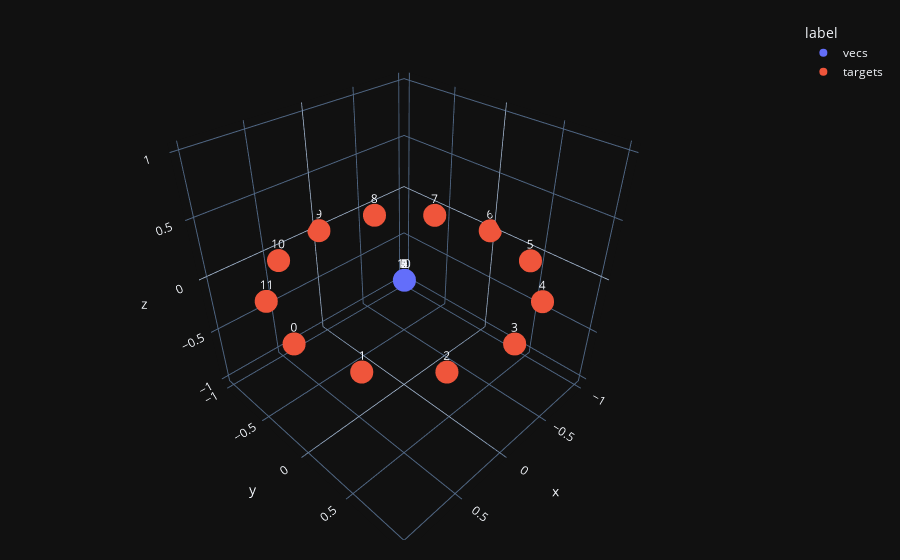

Notebook code for this chart:
### Code cell
def plot_w_labels(ax, v, c='b', with_nums=True, ha='center', va='top', label='', markersize=5): 
    x, y = v[:,0].numpy(), v[:,1].numpy()
    ax.plot(x,y,'o', c=c,label=label, markersize=markersize)
    if with_nums:
        for i, (xi, yi) in enumerate(zip(x, y)):
            ax.text(xi, yi-0.05, str(i), ha=ha, va=va, c=c)
        
def plot_graph_old(vecs, targets=None, v_hats=None, v_hats_t=None, legend=False, with_nums=True):
    with torch.no_grad():
        fig, ax = plt.subplots(figsize=(3,3))
        plot_w_labels(ax, vecs.cpu(), label='v', with_nums=with_nums)
        if targets is not None: plot_w_labels(ax, targets, c='r', label='targ', with_nums=with_nums)
        if v_hats is not None: plot_w_labels(ax, v_hats,  c='g', label='v_hat', with_nums=with_nums) 
        if v_hats_t is not None: plot_w_labels(ax, v_hats_t,  c='violet', ha='left',va='bottom', label='v_hat_t', with_nums=with_nums)
        ax.set_aspect('equal')
        if legend: ax.legend()                           
        return plt.show()
    

def update_df(data, df=None, label='data'):
    # create a df with columns x, y, z, label.
    # note that any higher dimensions in data are ignored
    if df is None:
        df = pd.DataFrame(columns=['x', 'y', 'z', 'label'])
    for i in range(data.shape[0]):
        df = pd.concat([df, pd.DataFrame([{'x': data[i,0], 'y': data[i,1], 'z': data[i,2], 'label': label, 'class':i+1}])], ignore_index=True)
    return df
    
def plot_graph(vecs, targets=None, v_hats=None, v_hats_t=None, legend=False, with_nums=True, theme='plotly_dark'):
    df = None
    for data, label in [(vecs, 'vecs'),(targets, 'targets'), (v_hats, 'v_hats'), (v_hats_t, 'v_hats_t')]:
        if data is not None:
            df = update_df(data, df=df, label=label)
    if with_nums:
        fig = px.scatter_3d(df, x='x', y='y', z='z',color='label', text='class')
    else:
        fig = px.scatter_3d(df, x='x', y='y', z='z',color='label')
    save_template = fig.layout.template
    fig.layout.template = theme
    fig.update_layout( margin=dict(l=20, r=20, t=20, b=20),)
    fig.show()
    fig.layout.template = save_template # used for wandb
    return fig 

fig = plot_graph(vecs, targets, with_nums=True)

### Figure 1 — Plotly figure (JSON) as saved in the notebook; plotly's stock layout.template omitted (floating-point values rounded to 4 significant figures)
{"data": [{"hovertemplate": "label=vecs<br>x=%{x}<br>y=%{y}<br>z=%{z}<br>index=%{text}<extra></extra>", "legendgroup": "vecs", "marker": {"color": "#636efa", "symbol": "circle"}, "mode": "markers+text", "name": "vecs", "scene": "scene", "showlegend": true, "text": [0, 1, 2, 3, 4, 5, 6, 7, 8, 9, 10, 11], "type": "scatter3d", "x": [1, 0.8182, 0.6364, 0.4545, 0.2727, 0.09091, -0.09091, -0.2727, -0.4545, -0.6364, -0.8182, -1], "y": [1, 0.8182, 0.6364, 0.4545, 0.2727, 0.09091, -0.09091, -0.2727, -0.4545, -0.6364, -0.8182, -1], "z": [1, 0.8182, 0.6364, 0.4545, 0.2727, 0.09091, -0.09091, -0.2727, -0.4545, -0.6364, -0.8182, -1]}, {"hovertemplate": "label=targets<br>x=%{x}<br>y=%{y}<br>z=%{z}<br>index=%{text}<extra></extra>", "legendgroup": "targets", "marker": {"color": "#EF553B", "symbol": "circle"}, "mode": "markers+text", "name": "targets", "scene": "scene", "showlegend": true, "text": [0, 1, 2, 3, 4, 5, 6, 7, 8, 9, 10, 11], "type": "scatter3d", "x": [1, 0.8662, 0.5005, 0.0007964, -0.4991, -0.8654, -1.0, -0.867, -0.5018, -0.002389, 0.4977, 0.8646], "y": [0, 0.4998, 0.8658, 1.0, 0.8666, 0.5011, 0.001593, -0.4984, -0.865, -1.0, -0.8673, -0.5025], "z": [0, 0, 0, 0, 0, 0, 0, 0, 0, 0, 0, 0]}], "layout": {"legend": {"title": {"text": "label"}, "tracegroupgap": 0}, "margin": {"b": 20, "l": 20, "r": 20, "t": 20}, "scene": {"domain": {"x": [0, 1], "y": [0, 1]}, "xaxis": {"title": {"text": "x"}}, "yaxis": {"title": {"text": "y"}}, "zaxis": {"title": {"text": "z"}}}}}
